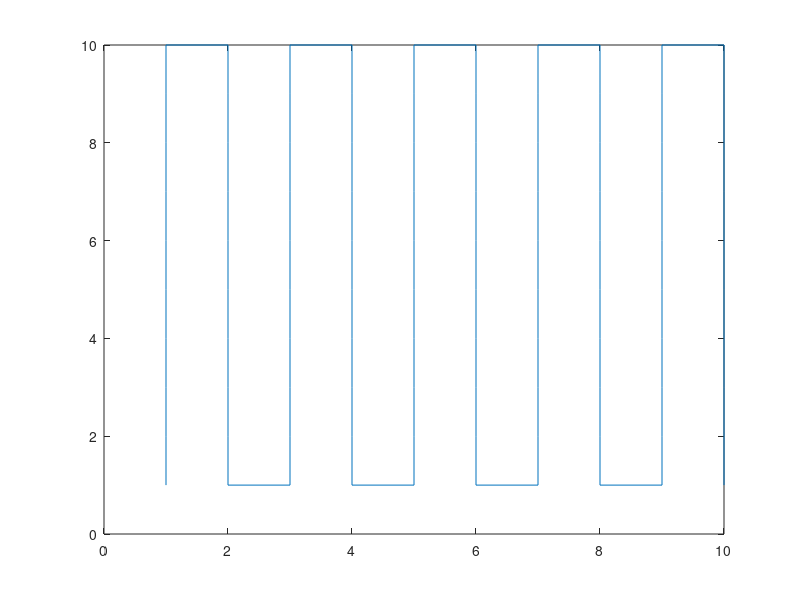

Reproduce this figure in MATLAB. (Note: this script raises an error after producing the figure.)
clc


%% initialization Values
N1d = 10;                        %number of particles in one side of the square. This is initializing 100 particles in 2D square of side 10.
N = N1d*N1d;                     %number of particles
Density = 1;                     % density of system
L = power(N/Density,1/2);        % side L of square

position = zeros(N,3);           %array of position coordinates stored as X,Y,Z
velocity = zeros(N,3);           %array of velocities stored as VX,VY,VZ
force = zeros(N,3);              %force between any two non consecutive particles

pos2 = zeros(N,3);               %array of position coordinates stored as X,Y,

f_link = zeros(N,3);             %force between two consecutive particles


%% initialized positions

h = L/(N1d); % spacing between atoms

count = 1;

for i = 1 : N1d
    for j = 1 : N1d
            if (count <= N)
                position(count,1)= i*h;
                position(count,2)= j*h;
            end
             count = count + 1;
    end
end

 %plot(position(:,1), position(:,2),'*b') 
 %return
 
 count = 1;
 
 for r = 1:N1d
     
     if (mod(r,2)==1)
         
         for i = 1:N1d
     pos2((r*N1d)-(N1d-i),1) = position((r*N1d)-(N1d-i),1);
     pos2((r*N1d)-(N1d-i),2) = position((r*N1d)-(N1d-i),2);
        
         end
     end
     
     if (mod(r,2)==0)
         
        for i = 1:N1d 
     pos2((r*N1d)-(N1d-i),1) = position((r*N1d)-(i-1),1);
     pos2((r*N1d)-(N1d-i),2) = position((r*N1d)-(i-1),2);
     
        end
     end
 end
 
 %position
 %pos2
 plot(pos2(:,1), pos2(:,2)) 
 %return
 
 %% Initialize Velocity
 %% evaluation of forces

 % for force between two  non-linked molecules (i and i+2) 
dr = zeros(3,1);
potential = 0;

F0 = force_ij(1.22); % !!!!!!!!!!!!!!!check this

%.... have %commented out
%the F0 terms in the following part they represent the cutoff. since we
%have a E-12 decaying potential, the cutoff is really not neccecary.

for i = 1 : N       %this is becasue 
    for j = i+2 : N
        
        dist = 0.0;
        
        for k = 1 : 3
            
            dr(k) = pos2(i,k) - pos2(j,k);
            
           if(dr(k) > L/2)                 %PBC
               dr(k) = dr(k) - L;
           end
           
           if(dr(k) < -L/2)
               dr(k) = dr(k) + L;
           end
            
            dist = dist + dr(k)*dr(k);
        end
        
        dist = power(dist,0.5);
        
        if (dist <= 101)
            
            potential = potential + potential_ij(dist); % + F0*dist;
            F = force_ij(dist); % - F0;
           
            for k = 1 : 3
                force(i,k) = force(i,k) + F*dr(k)/dist;
                force(j,k) = force(j,k) - F*dr(k)/dist;   % because Fji = -Fij
            end
        end
        
    end
end

% force between two immediate linked molecules
dr = zeros(3,1);
potential = 0;
F2 = flink_func(1.22);

for i = 1 : N-1
    nxt = i+1;
    dist = 0.0;
        
        for k = 1 : 3
            
            dr(k) = pos2(i,k) - pos2(nxt,k);
            
           if(dr(k) > L/2)         %PBC
               dr(k) = dr(k) - L;
           end
           
           if(dr(k) < -L/2)
               dr(k) = dr(k) + L;
           end
            
            dist = dist + dr(k)*dr(k);
        end
        
        dist = power(dist,0.5);
        
        if (dist <= 101)
            
            potential = potential + plink_func(dist); %+ F2*dist;
            F = flink_func(dist) ;% - F2;
           
            for k = 1 : 3
                f_link(i,k) = f_link(i,k) + F*dr(k)/dist;
                f_link(nxt,k) = f_link(nxt,k) - F*dr(k)/dist;   % because Fji = -Fij
            end
        end
        
end      

%force
%f_link

%% Force Iteration
%% Plot
